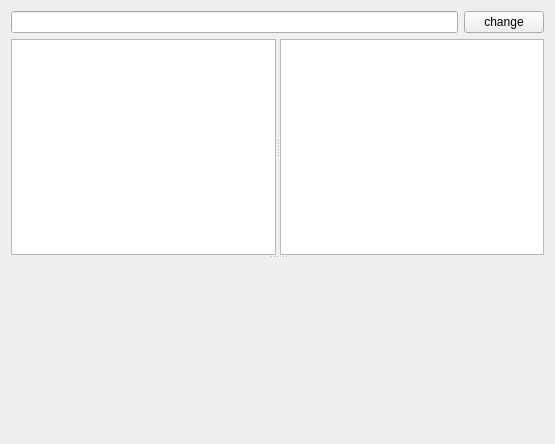
<?xml version="1.0" encoding="UTF-8"?>
<ui version="4.0">
 <class>VocalParameterWidget</class>
 <widget class="QWidget" name="VocalParameterWidget">
  <property name="geometry">
   <rect>
    <x>0</x>
    <y>0</y>
    <width>555</width>
    <height>444</height>
   </rect>
  </property>
  <property name="windowTitle">
   <string>Form</string>
  </property>
  <layout class="QVBoxLayout" name="verticalLayout">
   <item>
    <layout class="QHBoxLayout" name="horizontalLayout_6">
     <item>
      <widget class="QLineEdit" name="wavrootdir_lnedt"/>
     </item>
     <item>
      <widget class="QPushButton" name="wavrootdir_btn">
       <property name="text">
        <string>change</string>
       </property>
      </widget>
     </item>
    </layout>
   </item>
   <item>
    <widget class="QSplitter" name="splitter_2">
     <property name="orientation">
      <enum>Qt::Vertical</enum>
     </property>
     <widget class="QSplitter" name="splitter">
      <property name="orientation">
       <enum>Qt::Horizontal</enum>
      </property>
      <widget class="QTreeView" name="filetree_view"/>
      <widget class="QListView" name="filelist_view">
       <property name="sizePolicy">
        <sizepolicy hsizetype="Expanding" vsizetype="Expanding">
         <horstretch>0</horstretch>
         <verstretch>0</verstretch>
        </sizepolicy>
       </property>
      </widget>
     </widget>
     <widget class="SpecWidget" name="spec_preview" native="true">
      <property name="sizePolicy">
       <sizepolicy hsizetype="Preferred" vsizetype="Expanding">
        <horstretch>0</horstretch>
        <verstretch>0</verstretch>
       </sizepolicy>
      </property>
      <property name="minimumSize">
       <size>
        <width>0</width>
        <height>150</height>
       </size>
      </property>
     </widget>
    </widget>
   </item>
   <item>
    <widget class="ParameterWidget" name="common" native="true"/>
   </item>
  </layout>
 </widget>
 <customwidgets>
  <customwidget>
   <class>ParameterWidget</class>
   <extends>QWidget</extends>
   <header>spikeylab.stim.parameterwidget</header>
  </customwidget>
  <customwidget>
   <class>SpecWidget</class>
   <extends>QWidget</extends>
   <header>spikeylab.plotting.mpl_spec_widget</header>
   <container>1</container>
  </customwidget>
 </customwidgets>
 <resources/>
 <connections>
  <connection>
   <sender>filelist_view</sender>
   <signal>clicked(QModelIndex)</signal>
   <receiver>VocalParameterWidget</receiver>
   <slot>wavfile_clicked()</slot>
   <hints>
    <hint type="sourcelabel">
     <x>490</x>
     <y>90</y>
    </hint>
    <hint type="destinationlabel">
     <x>505</x>
     <y>149</y>
    </hint>
   </hints>
  </connection>
  <connection>
   <sender>filetree_view</sender>
   <signal>doubleClicked(QModelIndex)</signal>
   <receiver>VocalParameterWidget</receiver>
   <slot>wavdir_selected()</slot>
   <hints>
    <hint type="sourcelabel">
     <x>189</x>
     <y>86</y>
    </hint>
    <hint type="destinationlabel">
     <x>-3</x>
     <y>142</y>
    </hint>
   </hints>
  </connection>
  <connection>
   <sender>wavrootdir_btn</sender>
   <signal>clicked()</signal>
   <receiver>VocalParameterWidget</receiver>
   <slot>browse_wavdirs()</slot>
   <hints>
    <hint type="sourcelabel">
     <x>430</x>
     <y>24</y>
    </hint>
    <hint type="destinationlabel">
     <x>526</x>
     <y>138</y>
    </hint>
   </hints>
  </connection>
 </connections>
 <slots>
  <slot>wavfile_selected()</slot>
  <slot>wavdir_selected()</slot>
  <slot>browse_wavdirs()</slot>
  <slot>wavfile_clicked()</slot>
  <slot>folder_expanded()</slot>
 </slots>
</ui>
